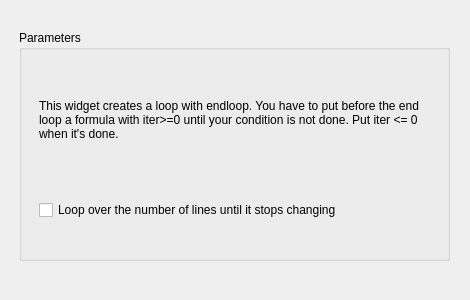
<?xml version="1.0" encoding="UTF-8"?>
<ui version="4.0">
 <class>Form</class>
 <widget class="QWidget" name="Form">
  <property name="geometry">
   <rect>
    <x>0</x>
    <y>0</y>
    <width>470</width>
    <height>300</height>
   </rect>
  </property>
  <property name="windowTitle">
   <string>Form</string>
  </property>
  <widget class="QGroupBox" name="groupBox">
   <property name="geometry">
    <rect>
     <x>19</x>
     <y>30</y>
     <width>431</width>
     <height>231</height>
    </rect>
   </property>
   <property name="title">
    <string>Parameters</string>
   </property>
   <widget class="QCheckBox" name="checkBox">
    <property name="geometry">
     <rect>
      <x>20</x>
      <y>170</y>
      <width>371</width>
      <height>20</height>
     </rect>
    </property>
    <property name="text">
     <string>Loop over the number of lines until it stops changing</string>
    </property>
   </widget>
   <widget class="QLabel" name="Description">
    <property name="geometry">
     <rect>
      <x>20</x>
      <y>50</y>
      <width>391</width>
      <height>81</height>
     </rect>
    </property>
    <property name="text">
     <string>This widget creates a loop with endloop. You have to put before the end loop a formula with iter&gt;=0 until your condition is not done. Put iter &lt;= 0 when it's done.</string>
    </property>
    <property name="textFormat">
     <enum>Qt::AutoText</enum>
    </property>
    <property name="alignment">
     <set>Qt::AlignLeading|Qt::AlignLeft|Qt::AlignVCenter</set>
    </property>
    <property name="wordWrap">
     <bool>true</bool>
    </property>
   </widget>
  </widget>
 </widget>
 <resources/>
 <connections/>
</ui>
